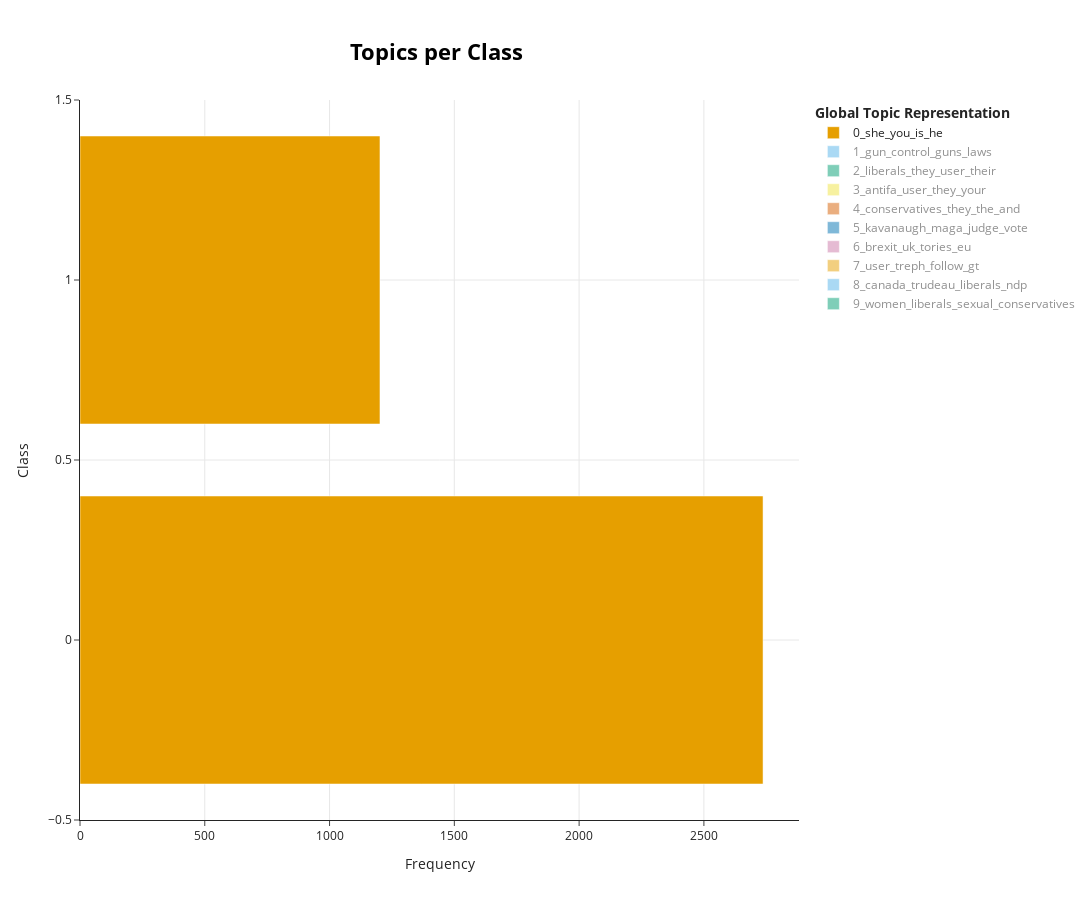

The code cell stored with this chart in its notebook:
### Code cell
topics_per_class_ngram = model.topics_per_class(train_dataset["text"], train_dataset["label"])
model.visualize_topics_per_class(topics_per_class_ngram)

### Figure 1 — Plotly figure (JSON) as saved in the notebook; plotly's stock layout.template omitted (floating-point values rounded to 4 significant figures)
{"data": [{"hoverinfo": "text", "hovertext": ["<b>Topic 0</b><br>Words: she, you, is, he, are", "<b>Topic 0</b><br>Words: she, shit, is, you, he"], "marker": {"color": "#E69F00"}, "name": "0_she_you_is_he", "orientation": "h", "type": "bar", "visible": true, "x": [2737, 1202], "y": [0, 1]}, {"hoverinfo": "text", "hovertext": ["<b>Topic 1</b><br>Words: gun, control, guns, laws, the", "<b>Topic 1</b><br>Words: gun, control, guns, laws, the"], "marker": {"color": "#56B4E9"}, "name": "1_gun_control_guns_laws", "orientation": "h", "type": "bar", "visible": "legendonly", "x": [645, 346], "y": [0, 1]}, {"hoverinfo": "text", "hovertext": ["<b>Topic 2</b><br>Words: liberals, they, user, the, their", "<b>Topic 2</b><br>Words: liberals, they, their, are, the"], "marker": {"color": "#009E73"}, "name": "2_liberals_they_user_their", "orientation": "h", "type": "bar", "visible": "legendonly", "x": [246, 136], "y": [0, 1]}, {"hoverinfo": "text", "hovertext": ["<b>Topic 3</b><br>Words: antifa, user, they, your, to", "<b>Topic 3</b><br>Words: antifa, them, your, to, you"], "marker": {"color": "#F0E442"}, "name": "3_antifa_user_they_your", "orientation": "h", "type": "bar", "visible": "legendonly", "x": [262, 55], "y": [0, 1]}, {"hoverinfo": "text", "hovertext": ["<b>Topic 4</b><br>Words: conservatives, they, the, conservative, and", "<b>Topic 4</b><br>Words: conservatives, they, it, and, the"], "marker": {"color": "#D55E00"}, "name": "4_conservatives_they_the_and", "orientation": "h", "type": "bar", "visible": "legendonly", "x": [195, 67], "y": [0, 1]}, {"hoverinfo": "text", "hovertext": ["<b>Topic 5</b><br>Words: kavanaugh, maga, judge, accuser, ford", "<b>Topic 5</b><br>Words: kavanaugh, maga, vote, this, will"], "marker": {"color": "#0072B2"}, "name": "5_kavanaugh_maga_judge_vote", "orientation": "h", "type": "bar", "visible": "legendonly", "x": [127, 68], "y": [0, 1]}, {"hoverinfo": "text", "hovertext": ["<b>Topic 6</b><br>Words: brexit, uk, eu, labour, tories", "<b>Topic 6</b><br>Words: tories, brexit, uk, eu, tory"], "marker": {"color": "#CC79A7"}, "name": "6_brexit_uk_tories_eu", "orientation": "h", "type": "bar", "visible": "legendonly", "x": [126, 35], "y": [0, 1]}, {"hoverinfo": "text", "hovertext": ["<b>Topic 7</b><br>Words: user, treph, follow, gt, lt", "<b>Topic 7</b><br>Words: user, jaws, blow, you, dont"], "marker": {"color": "#E69F00"}, "name": "7_user_treph_follow_gt", "orientation": "h", "type": "bar", "visible": "legendonly", "x": [136, 17], "y": [0, 1]}, {"hoverinfo": "text", "hovertext": ["<b>Topic 8</b><br>Words: canada, trudeau, ndp, liberals, ontario", "<b>Topic 8</b><br>Words: trudeau, canada, canadians, liberals, conservatives"], "marker": {"color": "#56B4E9"}, "name": "8_canada_trudeau_liberals_ndp", "orientation": "h", "type": "bar", "visible": "legendonly", "x": [87, 26], "y": [0, 1]}, {"hoverinfo": "text", "hovertext": ["<b>Topic 9</b><br>Words: women, liberals, conservatives, rape, sexual", "<b>Topic 9</b><br>Words: women, sexual, men, liberals, conservatives"], "marker": {"color": "#009E73"}, "name": "9_women_liberals_sexual_conservatives", "orientation": "h", "type": "bar", "visible": "legendonly", "x": [53, 58], "y": [0, 1]}], "layout": {"height": 900, "hoverlabel": {"bgcolor": "white", "font": {"family": "Rockwell", "size": 16}}, "legend": {"title": {"text": "<b>Global Topic Representation"}}, "title": {"font": {"color": "Black", "size": 22}, "text": "<b>Topics per Class</b>", "x": 0.4, "xanchor": "center", "y": 0.95, "yanchor": "top"}, "width": 1250, "xaxis": {"showgrid": true, "title": {"text": "Frequency"}}, "yaxis": {"showgrid": true, "title": {"text": "Class"}}}}
